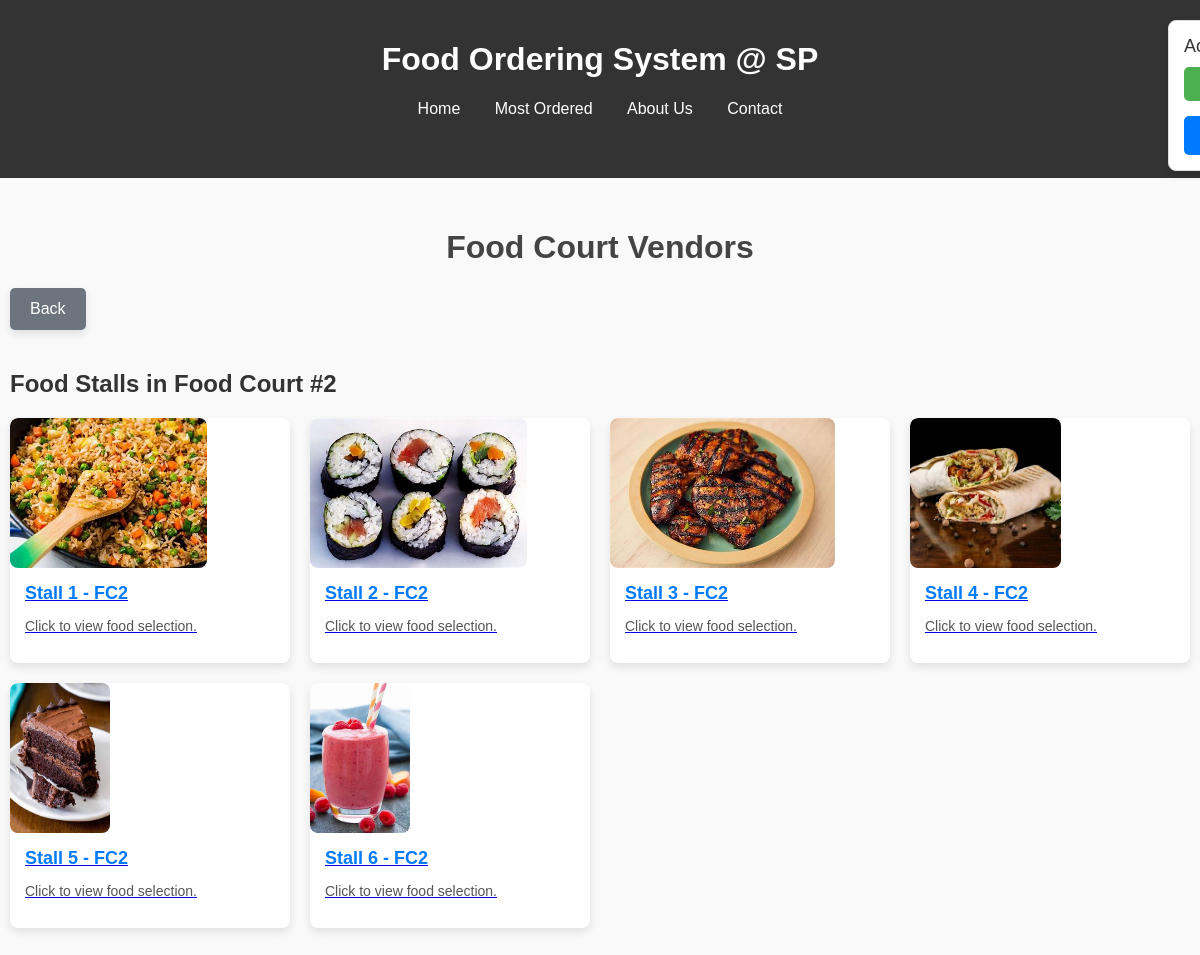
The page /FoodCourts/FC.php?food_court_id=2 (signed in) on the database its author committed.
### tables this page shows
CREATE TABLE `food_stalls` (
  `stall_id` int(11) NOT NULL,
  `stall_name` varchar(100) NOT NULL,
  `food_court_id` int(11) DEFAULT NULL,
  `contact_number` varchar(15) DEFAULT NULL,
  `availability` enum('Open','Closed','Temporarily Closed') DEFAULT 'Open',
  `opening_time` time DEFAULT NULL,
  `closing_time` time DEFAULT NULL,
  `description` text DEFAULT NULL,
  `stall_picture` varchar(255) DEFAULT NULL
);

### Scripts/common.php (called while the page is built, shortened)
<?php
$host = 'localhost';
$dbname = 'projectcsad';
$username = 'root';
$password = '';
$conn = new mysqli($host, $username, $password, $dbname);
$food_court_id = isset($_GET['food_court_id']) ? intval($_GET['food_court_id']) : 0;
function getFoodStalls($foodCourtId, $conn) {
    $query = "SELECT * FROM food_stalls WHERE food_court_id = ?";
    $stmt = $conn->prepare($query);
    $stmt->bind_param("i", $foodCourtId);
    $stmt->execute();
    return $stmt->get_result();
}
$stall_result = $food_court_id ? getFoodStalls($food_court_id, $conn) : null;
?>

### FoodCourts/FC.php (the view, shortened to what this page needs)
<?php
include $_SERVER['DOCUMENT_ROOT'] . '/projectCSAD/Scripts/common.php';
include $_SERVER['DOCUMENT_ROOT'] . '/projectCSAD/Scripts/Account.php';
echo $account,$main_head;
?>
<!DOCTYPE html>
<html lang="en">
<head>
    <link rel="stylesheet" href="../Scripts/FC1_6_CSS.css">
</head>
<body>
    <header>
    </header>
    <div class="container">
        <h1>Food Court Vendors</h1>
      <a href="javascript:history.back()" class="back-to-menu-btn">Back</a>
        <?php if (!$stall_id && $food_court_id): ?>
            <h2>Food Stalls in Food Court #<?= htmlspecialchars($food_court_id) ?></h2>
            <div class="vendor-grid">
                <?php while ($stall = $stall_result->fetch_assoc()):                 ?>
                    <a href="FC.php?vendor_id=<?= $food_court_id ?>&stall_id=<?= $stall['stall_id'] ?>" class="vendor-card">
                    <img src="<?= !empty($stall['stall_picture']) ? '/ProjectCSAD' . htmlspecialchars($stall['stall_picture']) : '/ProjectCSAD/uploads/unknown_food.jpg' ?>" alt="<?= htmlspecialchars($stall['stall_picture']) ?>" onerror="this.onerror=null;this.src='/ProjectCSAD/uploads/unknown_food.jpg';" style="width: auto; height: 150px; object-fit: cover; border-radius: 8px;">
                        <div class="vendor-details">
                            <h2><?= htmlspecialchars($stall['stall_name']) ?></h2>
                            <p>Click to view food selection.</p>
                        </div>
                    </a>
                <?php endwhile; ?>
            </div>
<?php endif; ?>
    </div>
</body>
</html>

### Scripts/FC1_6_CSS.css (style rules this page uses)
body { font-family: 'Arial', sans-serif; margin: 0; padding: 0; background-color: #f9f9f9; color: #333; }
header { background-color: #333; color: white; padding: 20px; text-align: center; }
.container { max-width: 1200px; margin: 20px auto; padding: 10px; }
h1 { text-align: center; color: #444; }
.vendor-grid, .food-items-grid { display: grid; grid-template-columns: repeat(auto-fit, minmax(250px, 1fr)); gap: 20px; margin-top: 20px; }
.vendor-card, .food-item-card { background: #fff; border-radius: 8px; box-shadow: 0 4px 8px rgba(0, 0, 0, 0.1); overflow: hidden; transition: transform 0.3s ease; }
.vendor-card img, .food-item-card img { width: 100%; height: 150px; object-fit: cover; }
.vendor-card .vendor-details, .food-item-card .food-item-details { padding: 15px; }
.vendor-card h2, .food-item-card h2 { font-size: 18px; margin: 0 0 10px; color: #007bff; }
.vendor-card p, .food-item-card p { font-size: 14px; color: #555; }

### FoodCourts/FC.php (style rules this page uses)
.back-to-menu-btn { display: inline-block; margin-bottom: 20px; padding: 12px 20px; background-color: #6c757d; color: white; text-decoration: none; border-radius: 5px; font-size: 16px; text-align: center; cursor: pointer; transition: background-color 0.3s ease, transform 0.3s ease; box-shadow: 0 4px 8px rgba(0, 0, 0, 0.1); }

### rows shown on the page
food_stalls: stall_picture (picture), stall_name "Stall 1 - FC2"
food_stalls: stall_picture (picture), stall_name "Stall 2 - FC2"
food_stalls: stall_picture (picture), stall_name "Stall 3 - FC2"
food_stalls: stall_picture (picture), stall_name "Stall 4 - FC2"
food_stalls: stall_picture (picture), stall_name "Stall 5 - FC2"
food_stalls: stall_picture (picture), stall_name "Stall 6 - FC2"

### other values the page prints
$food_court_id "2"
